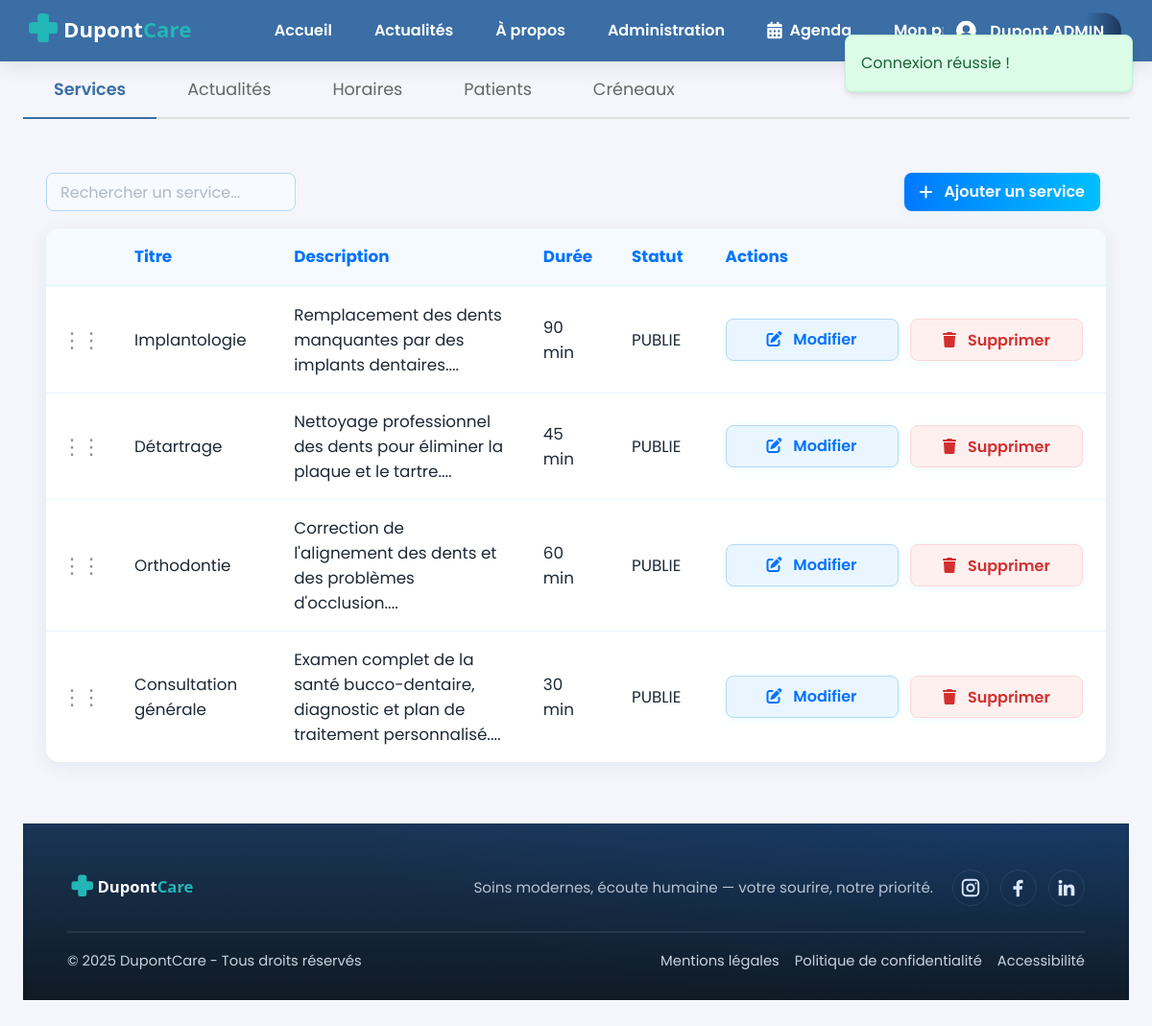
/index.php?page=admin (signed in), run on the app's committed database.
### tables this page shows
CREATE TABLE `service` (
  `id` int(10) UNSIGNED NOT NULL,
  `titre` varchar(200) NOT NULL,
  `description` mediumtext NOT NULL,
  `statut` enum('BROUILLON','PUBLIE','ARCHIVE') NOT NULL DEFAULT 'BROUILLON',
  `image` varchar(255) DEFAULT NULL,
  `ordre` int(11) NOT NULL DEFAULT 0,
  `duree` int(11) NOT NULL DEFAULT 30
);

### app/controllers/AdminController.php (called while the page is built, shortened)
<?php
class AdminController extends \App\Core\Controller {
    private $serviceModel;
    public function __construct() {
        $this->serviceModel = new ServiceModel();
    }
    public function index() {
        $servicesAdmin = $this->serviceModel->getAllServicesAdmin();
        require_once 'app/views/admin-combined.php';
    }
}

### app/core/App.php (called while the page is built, shortened)
<?php
class App {
    public function run() {
        $action = $_GET['action'] ?? 'index';
        $method = $action;
        $params = [];
        try {
            $controller = new $controllerClass();
            call_user_func_array([$controller, $method], $params);
        } catch (\Exception $e) {
            error_log("Exception détaillée: " . $e->getMessage());
            error_log("Fichier: " . $e->getFile() . " ligne " . $e->getLine());
            error_log("Stack trace: " . $e->getTraceAsString());
            http_response_code(404);
            include __DIR__ . '/../views/error/404.php';
        }
    }
}

### index.php (called while the page is built, shortened)
<?php
spl_autoload_register(function ($class) {
    $path = __DIR__ . '/' . str_replace('\\', '/', $class) . '.php';
});
$app = new App();
$app->run();

### app/models/database.php (called while the page is built, shortened)
<?php
class Database {
    private static $instance = null;
    private $connection;
    private function __construct() {
        $host = 'localhost';
        $dbname = 'bdd_dupont';
        $user = 'root';
        $pass = '';
        $options = [
            PDO::ATTR_ERRMODE => PDO::ERRMODE_EXCEPTION,
            PDO::ATTR_DEFAULT_FETCH_MODE => PDO::FETCH_ASSOC,
            PDO::MYSQL_ATTR_INIT_COMMAND => 'SET NAMES utf8mb4'
        ];
        try {
            $this->connection = new PDO(
                "mysql:host=$host;dbname=$dbname",
                $user,
                $pass,
                $options
            );
        } catch (PDOException $e) {
            die('Erreur connexion BDD : ' . $e->getMessage());
        }
    }
    public function prepare($sql) {
        return $this->connection->prepare($sql);
    }
    public static function getInstance() {
        if (self::$instance === null) {
            self::$instance = new self();
        }
        return self::$instance;
    }
}

### app/core/Model.php (called while the page is built, shortened)
<?php
abstract class Model {
    public function __construct() {
        $this->db = Database::getInstance();
    }
}

### app/models/ServiceModel.php (called while the page is built, shortened)
<?php
class ServiceModel extends Model {
    public function getAllServicesAdmin() {
        $sql = "SELECT * FROM service ORDER BY ordre ASC, titre ASC";
        $stmt = $this->db->prepare($sql);
        $stmt->execute();
        return $stmt->fetchAll();
    }
}

### app/views/admin-combined.php (the view, shortened to what this page needs)
<?php
include __DIR__ . '/templates/header.php';
include __DIR__ . '/templates/flash-messages.php';
?>
<main class="container">
    <div class="tabs-container">
        <div class="tabs-nav">
            <button class="tab-button" data-tab="tab-services">Services</button>
            <button class="tab-button" data-tab="tab-actus">Actualités</button>
            <button class="tab-button" data-tab="tab-horaires">Horaires</button>
            <button class="tab-button" data-tab="tab-patients">Patients</button>
            <button class="tab-button" data-tab="tab-creneaux">Créneaux</button>
        </div>
        <div class="tab-content" id="tab-services">
            <div class="admin-section p-4">
                <div class="admin-toolbar mb-4">
                    <div class="admin-filter">
                        <input type="text" id="service-filter-input" placeholder="Rechercher un service..." class="service-search form-control">
                    </div>
                    <div class="admin-actions">
                        <a href="index.php?page=services&action=create" class="btn-admin add">
                            <i class="fas fa-plus"></i>&nbsp;Ajouter un service
                        </a>
                    </div>
                </div>
                <div class="table-responsive">
                    <table id="services-table" class="admin-table table table-hover">
                        <thead>
                            <tr>
                                <th style="width: 50px"></th>
                                <th>Titre</th>
                                <th>Description</th>
                                <th>Durée</th>
                                <th>Statut</th>
                                <th class="actions-header">Actions</th>
                            </tr>
                        </thead>
                        <tbody>
                            <?php foreach ($servicesAdmin as $service): ?>
                            <tr data-id="<?= htmlspecialchars($service['id']) ?>" draggable="true">
                                <td class="grip-cell"><span class="grip-icon" title="Glisser pour réorganiser">⋮⋮</span></td>
                                <td><?= htmlspecialchars($service['titre']) ?></td>
                                <td><?= htmlspecialchars(substr($service['description'], 0, 100)) ?>...</td>
                                <td><?= htmlspecialchars($service['duree']) ?> min</td>
                                <td class="status-cell" data-status="<?= htmlspecialchars($service['statut']) ?>"><?= htmlspecialchars($service['statut']) ?></td>
                                <td class="actions-cell">
                                    <a href="index.php?page=services&action=edit&id=<?= $service['id'] ?>" class="btn-admin edit">
                                        <i class="fas fa-edit"></i>&nbsp;Modifier
                                    </a>
                                    <button onclick="deleteService(<?= $service['id'] ?>)" class="btn-admin delete">
                                        <i class="fas fa-trash"></i>&nbsp;Supprimer
                                    </button>
                                </td>
                            </tr>
                            <?php endforeach; ?>
                        </tbody>
                    </table>
                </div>
            </div>
        </div>
<link rel="stylesheet" href="css/admin.css">
<link rel="stylesheet" href="css/drag-drop.css">
<link rel="stylesheet" href="css/tabs.css">
<link rel="stylesheet" href="css/table-actions.css">
<?php require_once __DIR__ . '/templates/footer.php'; ?>

### css/style.css (style rules this page uses)
* { box-sizing: border-box; margin: 0; padding: 0; scroll-behavior: auto; }
body { font-family: 'Poppins', system-ui, -apple-system, Segoe UI, Roboto, Arial, sans-serif; line-height: 1.6; color: #333; }
main { min-height: 100vh; width: 100%; }
:root { --bg: #f4f6fb; --brand: #3a6ea5; --accent: #00c6ff; --accent-2: #0072ff; --text: #1e2936; --white: #fff; }
.container { max-width: 1200px; margin: 0 auto; padding: 0 24px; }
* { box-sizing: border-box; margin: 0; padding: 0; }
html, body { height: 100%; }
body { font-family: 'Poppins', system-ui, -apple-system, Segoe UI, Roboto, Arial, sans-serif; background: var(--bg); color: var(--text); line-height: 1.6; }
.container { width: 100%; max-width: 1200px; margin: 0 auto; padding: 0 24px; box-sizing: border-box; }

### css/header.css (style rules this page uses)
:root { --brand: #3a6ea5; --accent: #00c6ff; --white: #fff; }

### css/footer.css (style rules this page uses)
:root { --footer-bg: #0f1724; --footer-text: #c9d3e1; --footer-heading: #ffffff; --footer-line: rgba(255,255,255,0.08); --brand: #3a6ea5; }

### css/login.css (style rules this page uses)
input, button, select, textarea { font-family: 'Poppins', system-ui, -apple-system, Segoe UI, Roboto, Arial, sans-serif !important; }
input::placeholder, textarea::placeholder { font-family: 'Poppins', system-ui, -apple-system, Segoe UI, Roboto, Arial, sans-serif !important; color: #b0b8c9; opacity: 1; }
html, body { height: 100%; }
body { display: flex; flex-direction: column; min-height: 100vh; }
main { flex: 1 0 auto; }
body { font-family: 'Poppins', system-ui, -apple-system, Segoe UI, Roboto, Arial, sans-serif; background: #f4f6fb; color: #1e2936; margin: 0; min-height: 100vh; }

### css/register.css (style rules this page uses)
body { font-family: 'Poppins', system-ui, -apple-system, Segoe UI, Roboto, Arial, sans-serif; background: #f4f6fb; color: #1e2936; margin: 0; min-height: 100vh; }
input::placeholder { font-family: 'Poppins', system-ui, -apple-system, Segoe UI, Roboto, Arial, sans-serif !important; color: #b0b8c9; opacity: 1; }
html, body { height: 100%; }
body { display: flex; flex-direction: column; min-height: 100vh; }
main { flex: 1 0 auto; }

### css/admin.css (style rules this page uses)
.admin-filter input { padding: 8px 14px; border-radius: 8px; border: 1.5px solid #b3d8f7; font-size: 1rem; min-width: 220px; width: 260px; max-width: 100%; background: #f7fbff; color: #1e2936; outline: none; transition: border-color 0.18s, box-shadow 0.18s; height: 40px; }
.admin-section { max-width: 1200px; margin: 0 auto; padding: 24px 24px 64px 24px; }
.admin-table { width: 100%; border-collapse: collapse; }
.admin-table th, .admin-table td { text-align: left; padding: 8px 12px; vertical-align: middle; }
.admin-table th:last-child, .admin-table td.actions-cell { text-align: left; padding-left: 12px; white-space: nowrap; min-width: 200px; }
.actions-cell .btn-admin, .actions-cell form { display: inline-block; margin-right: 8px; margin-bottom: 0; vertical-align: middle; }
.actions-cell .btn-admin:last-child, .actions-cell form:last-child { margin-right: 0; }
.actions-cell .btn-admin, .actions-cell form .btn-admin { margin-top: 0; margin-bottom: 0; }
.admin-toolbar { display: flex; align-items: center; justify-content: space-between; gap: 18px; margin-bottom: 18px; flex-wrap: wrap; }
.admin-filter { flex: 1 1 300px; display: flex; justify-content: flex-start; }
.admin-actions { flex: 0 0 auto; display: flex; justify-content: flex-end; gap: 8px; }
.btn-admin { display: inline-block; padding: 8px 16px; border-radius: 8px; font-size: 1rem; font-weight: 600; text-decoration: none; margin-right: 6px; transition: background 0.18s, color 0.18s, box-shadow 0.18s; box-shadow: 0 2px 8px rgba(0,198,255,0.08); }
.btn-admin.add { background: linear-gradient(to right, #0072ff, #00c6ff); background-size: 120% 100%; background-position: center; color: #fff; border: none; height: 40px; display: flex; align-items: center; }
.btn-admin.edit { background: #eaf6ff; color: #0072ff; border: 1.5px solid #b3d8f7; }
.btn-admin.delete { background: #fff0f0; color: #d32f2f; border: 1.5px solid #ffd6d6; cursor: pointer; }
.admin-table { width: 100%; border-collapse: collapse; background: #fff; border-radius: 14px; overflow: hidden; box-shadow: 0 4px 18px rgba(58,110,165,0.10); }
.admin-table th, .admin-table td { padding: 16px 20px; text-align: left; font-size: 1.05rem; }
.admin-table td:last-child { text-align: right; padding-right: 24px; white-space: nowrap; }
.admin-table th:last-child { text-align: right; padding-right: 24px; }
.admin-table th { background: #f4faff; color: #0072ff; font-weight: 700; border-bottom: 2px solid #eaf6ff; }
.admin-table tr + tr { border-top: 1px solid #eaf6ff; }

### data on the page
service: titre "Implantologie", description "Remplacement des dents manquantes par des implants dentaires.", duree "90", statut "PUBLIE"
service: titre "Détartrage", description "Nettoyage professionnel des dents pour éliminer la plaque et le tartre.", duree "45", statut "PUBLIE"
service: titre "Orthodontie", description "Correction de l'alignement des dents et des problèmes d'occlusion.", duree "60", statut "PUBLIE"
service: titre "Consultation générale", description "Examen complet de la santé bucco-dentaire, diagnostic et plan de traitement personnalisé.", duree "30", statut "PUBLIE"

### other printed values
$_SESSION['user_prenom'] . ' ' . $_SESSION['user_nom'] "Dupont ADMIN"
$_SESSION['success'] "Connexion réussie !"
